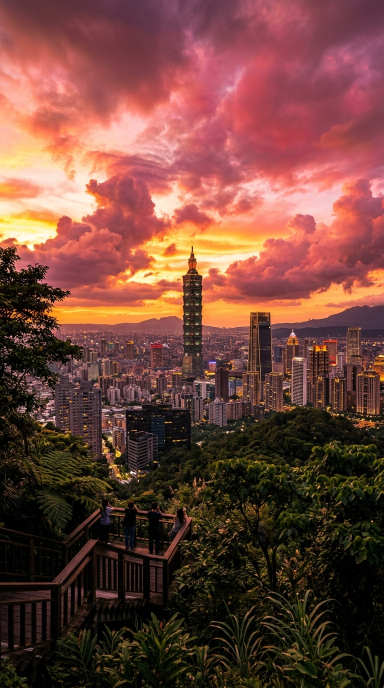
#> input picture assets/epic_sunset.jpg, 768 x 1376 px (shown at 1/2 size)
$ python analyze_sky_ground_truth.py ../assets/epic_sunset.jpg ../assets/epic_sunset.jpg ../assets/epic_sunset.jpg 1.0
#> lines starting #> are read from the running program, lines starting #| are printed output that depends on the picture; after the words box and inside, x2 and y2 are one past the last pixel; in counts of white or black regions, pixels touching at a corner belong together
#!/usr/bin/env python3
"""
analyze_sky_ground_truth.py - Phase 2: 天空光學色彩直方圖分析與真實出景強度量化器
利用 CIELAB / HSV 色彩空間對實況截圖進行天空分割、色相積分與漫射覆蓋率量化

移植自 taipei-skyfire 的暗夜閘門 + 雨天閘門版本。與 taipei-skyfire 的差異：
本專案涵蓋全台任意經緯度機位 (非固定台北)，因此暮光窗口計算需要顯式帶入
lat/lng，不能沿用 taipei-skyfire 那種「只服務台北」的預設值。
"""

import sys
import os
import json
import subprocess
import datetime
import urllib.request

if sys.platform == 'win32':
    try:
        sys.stdout.reconfigure(encoding='utf-8', errors='replace')
        sys.stderr.reconfigure(encoding='utf-8', errors='replace')
    except Exception:
        pass

REPO_ROOT = os.path.join(os.path.dirname(__file__), "..")
TAIPEI_TZ = datetime.timezone(datetime.timedelta(hours=8))

# 正式驗證管線 (auto_validate_capture.yml) 目前固定用這兩台實體攝影機
# (象山看101 / 大稻埕)，座標取自 js/spots-taiwan.js 對應機位。
# 未指定座標時 (例如手動 CLI 呼叫) 回退到這裡。
DEFAULT_STATION_COORDS_BY_SESSION = {
    "sunrise": {"lat": 25.0270, "lng": 121.5702},  # 象山看台北101
    "sunset": {"lat": 25.0569, "lng": 121.5074},   # 大稻埕
}

try:
    from PIL import Image
    import numpy as np
except ImportError:
    Image = None
    np = None


# [34 lines left out: function get_twilight_window, not called in this run]


def apply_night_gate(result, capture_time=None, twilight_window=None):
    """暗夜閘門：暮光窗口外一律強制低分，避免人工光源被誤判為火燒雲。"""
    result["nightGate"] = {"applied": False, "reason": "no capture_time provided"}
    if capture_time is None:
        return result

    try:
        if twilight_window is None:
            result["nightGate"] = {"applied": False, "reason": "no twilight_window provided (need lat/lng)"}
            return result

        window_start, window_end = twilight_window
        if window_start <= capture_time <= window_end:
            result["nightGate"] = {
                "applied": False,
                "reason": "within twilight window",
                "windowStart": window_start.isoformat(),
                "windowEnd": window_end.isoformat()
            }
            return result

        raw_score = result.get("score", 0)
        gated_score = min(raw_score, 12)
        result["nightGate"] = {
            "applied": True,
            "reason": "capture time falls outside the twilight window — "
                      "warm/saturated pixels here are almost certainly artificial "
                      "light (street lamps, boat lights, lanterns), not afterglow",
            "rawScoreBeforeGate": raw_score,
            "rawLevelBeforeGate": result.get("level"),
            "windowStart": window_start.isoformat(),
            "windowEnd": window_end.isoformat()
        }
        result["score"] = gated_score
        result["level"] = "OVERCAST"
        result["badge"] = "暮光窗外 (人工光源判定)"
    except Exception as e:
        result["nightGate"] = {"applied": False, "reason": f"gate check failed, fail-open: {e}"}
        print(f"⚠️ 暗夜閘門檢查失敗，本次不套用: {e}", file=sys.stderr)

    return result


# WMO weathercode：雨/毛毛雨/陣雨/雷雨 (51-67, 80-82, 95-99)
_RAIN_WEATHER_CODES = frozenset([51, 53, 55, 56, 57, 61, 63, 65, 66, 67, 80, 81, 82, 95, 96, 99])


# [89 lines left out: functions fetch_hourly_weather_series, lookup_rain_at, apply_rain_gate, not called in this run]


def classify_score(score):
    """依既有 5 級門檻分類分數，供主流程與各閘門共用，避免各處各自硬編門檻值。"""
    if score >= 82:
        return "EPIC", "史詩級爆發"
    elif score >= 68:
        return "GREAT", "壯麗火燒雲"
    elif score >= 48:
        return "MODERATE", "局部微霞"
    elif score >= 30:
        return "FAINT", "平淡暮光"
    else:
        return "OVERCAST", "陰沉沉寂"


def analyze_image_optics(image_path, capture_time=None, twilight_window=None, rain_series=None, station_coords=None):
    """分析天空區域的火燒雲光學特徵"""
#> called with image_path = '../assets/epic_sunset.jpg'
    if not os.path.exists(image_path) or Image is None:
        return {
            "score": 0,
            "level": "OVERCAST",
            "chromatic_purity": 0,
            "sky_coverage_pct": 0,
            "is_simulated": True
        }

    try:
        img = Image.open(image_path).convert('RGB')
#> img is the input picture: PIL image 768x1376 RGB; mean R, G, B 114.3, 69.2, 59.4
        w, h = img.size
#> w = 768; h = 1376
        target_w = 640
        target_h = int(h * (target_w / w))
#> target_h = 1146
        img = img.resize((target_w, target_h), Image.BILINEAR)
#> img: PIL image 640x1146 RGB

        # 擷取天空 ROI (畫面頂部 65%)
        sky_height = int(target_h * 0.65)
#> sky_height = 744
        sky_crop = img.crop((0, 0, target_w, sky_height))

        pixels = np.array(sky_crop, dtype=np.float32) / 255.0
        total_sky_pixels = sky_crop.width * sky_crop.height
#> total_sky_pixels = 476160

        r = pixels[:, :, 0]
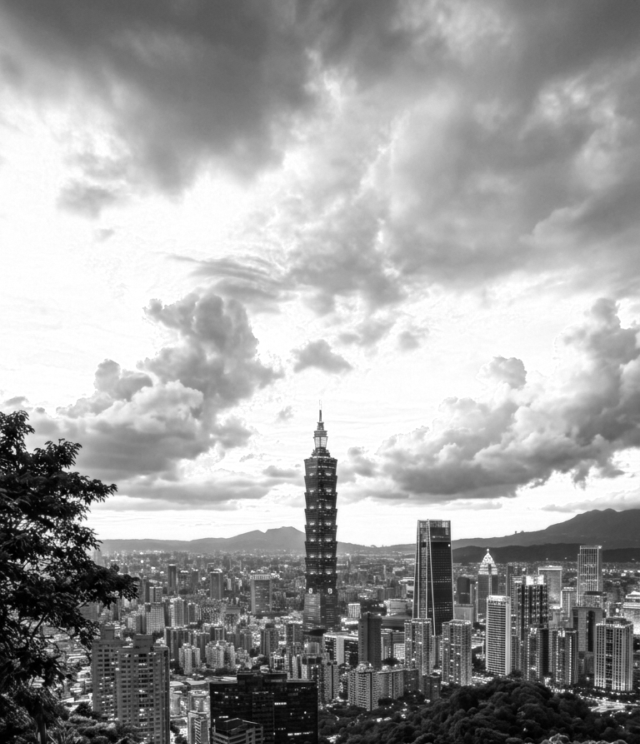
#> r: shape (744, 640) float32; min 0, max 1, mean 0.628
        g = pixels[:, :, 1]
        b = pixels[:, :, 2]

        max_c = np.maximum(np.maximum(r, g), b)
        min_c = np.minimum(np.minimum(r, g), b)
        diff = max_c - min_c + 1e-7
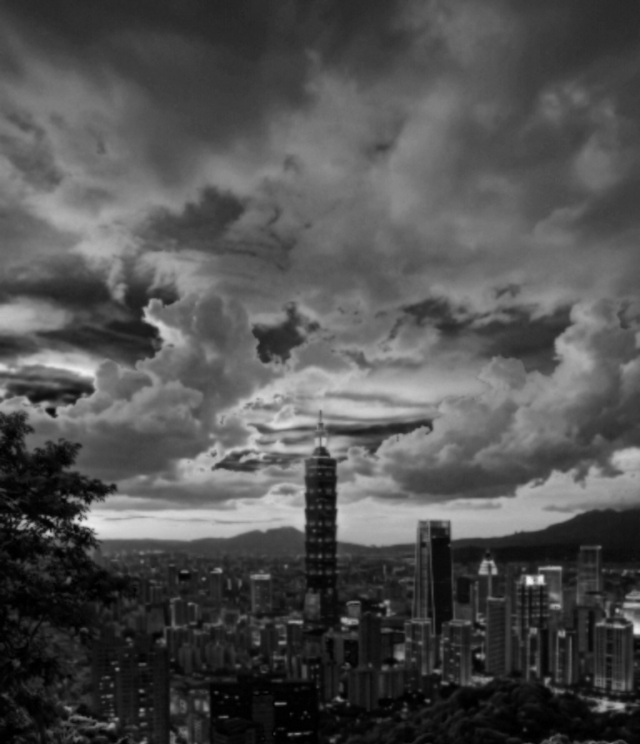
#> diff: shape (744, 640) float32; min 1e-07, max 0.937, mean 0.316

        v = max_c
        s = np.where(max_c == 0, 0, diff / max_c)
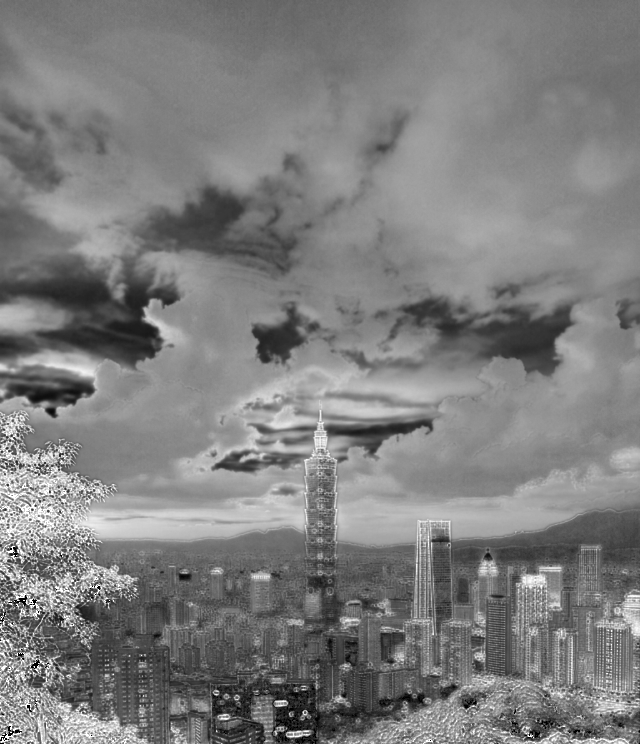
#> s: shape (744, 640) float32; min 0, max 1, mean 0.496

        h_arr = np.zeros_like(r)
        r_mask = (max_c == r)
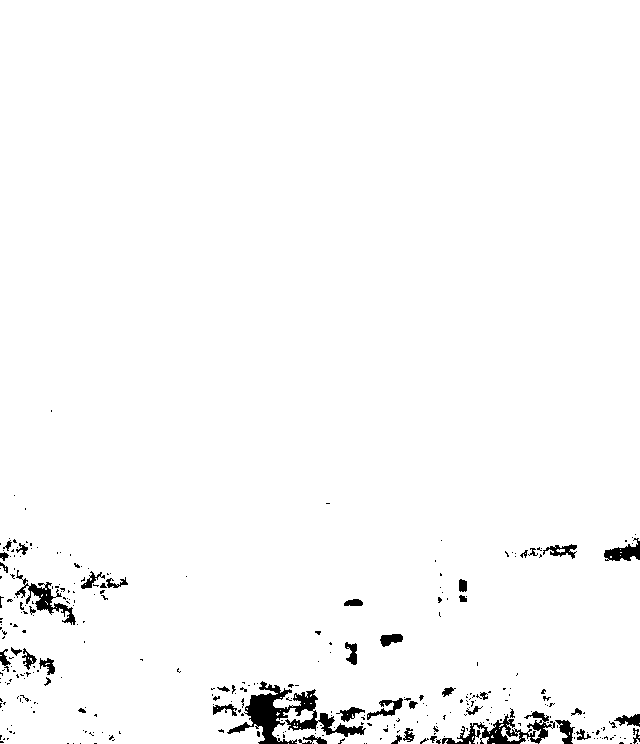
#> r_mask: shape (744, 640) bool; 97.9% white; 322 black regions (274 under 20 px), largest, box (x1, y1, x2, y2) and area: (227, 681, 366, 744) 2616, (442, 711, 555, 744) 1296, (15, 570, 76, 625) 772
        g_mask = (max_c == g) & (~r_mask)
#> g_mask: shape (744, 640) bool; 1.3% white; 286 white regions (247 under 20 px), largest, box (x1, y1, x2, y2) and area: (442, 714, 532, 744) 913, (15, 570, 76, 625) 772, (318, 713, 366, 737) 425
        b_mask = (~r_mask) & (~g_mask)
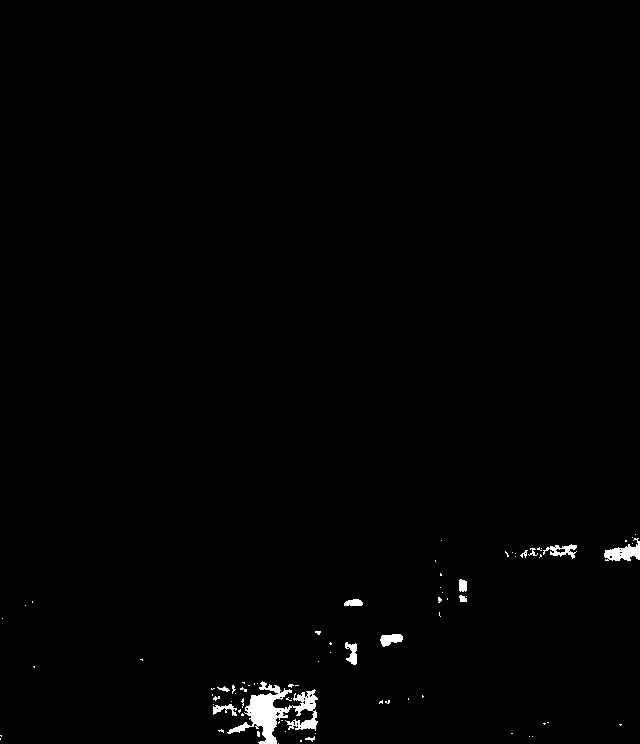
#> b_mask: shape (744, 640) bool; 0.83% white; 81 white regions (67 under 20 px), largest, box (x1, y1, x2, y2) and area: (227, 681, 318, 744) 2067, (604, 538, 640, 561) 435, (543, 544, 577, 559) 225

        h_arr[r_mask] = (60 * ((g[r_mask] - b[r_mask]) / diff[r_mask]) + 360) % 360
        h_arr[g_mask] = (60 * ((b[g_mask] - r[g_mask]) / diff[g_mask]) + 120) % 360
        h_arr[b_mask] = (60 * ((r[b_mask] - g[b_mask]) / diff[b_mask]) + 240) % 360
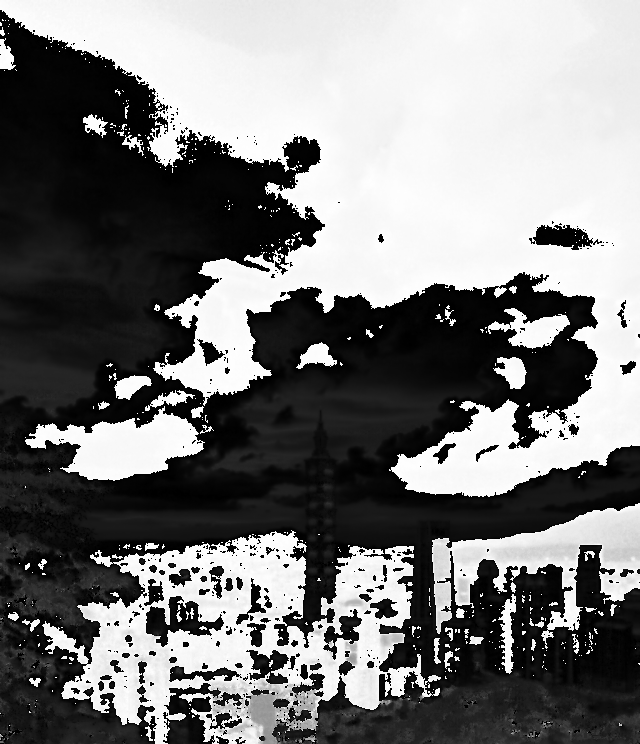
#> h_arr: shape (744, 640) float32; min 0, max 359.6, mean 172.6; drawn with min black and max white

        warm_mask = ((h_arr <= 65) | (h_arr >= 345)) & (s >= 0.22) & (v >= 0.20)
#> warm_mask: shape (744, 640) bool; 77.7% white; 935 black regions (814 under 20 px), largest, box (x1, y1, x2, y2) and area: (199, 638, 640, 744) 23429, (0, 416, 206, 744) 22302, (497, 0, 640, 182) 14471
        vivid_mask = ((h_arr <= 45) | (h_arr >= 350)) & (s >= 0.42) & (v >= 0.30)
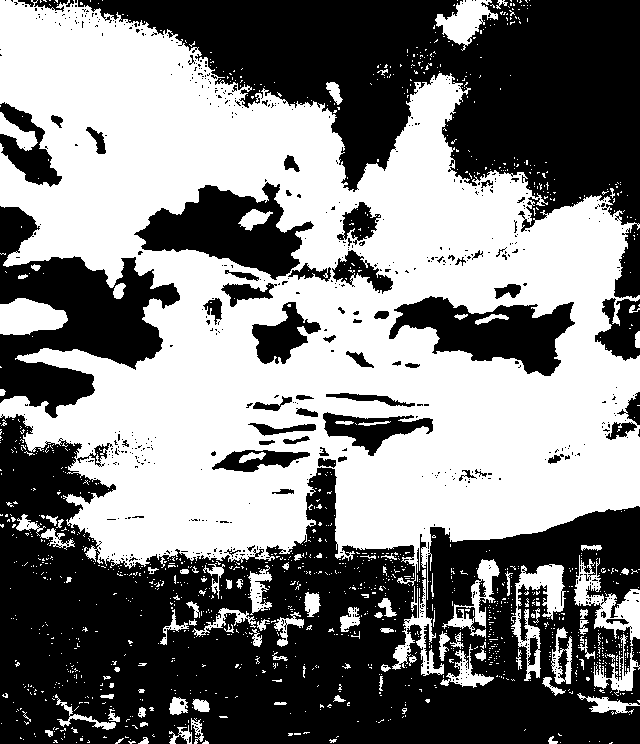
#> vivid_mask: shape (744, 640) bool; 49.9% white; 1365 white regions (1259 under 20 px), largest, box (x1, y1, x2, y2) and area: (0, 0, 640, 600) 212270, (511, 564, 566, 681) 2157, (574, 555, 640, 646) 2057

        warm_pixels_count = np.sum(warm_mask)
#> warm_pixels_count = 369788
        vivid_pixels_count = np.sum(vivid_mask)
#> vivid_pixels_count = 237792

        warm_coverage_pct = (warm_pixels_count / total_sky_pixels) * 100
#> warm_coverage_pct = 77.66
        vivid_coverage_pct = (vivid_pixels_count / total_sky_pixels) * 100
#> vivid_coverage_pct = 49.94

        avg_warm_saturation = float(np.mean(s[warm_mask])) if warm_pixels_count > 0 else 0
#> avg_warm_saturation = 0.515
        avg_warm_brightness = float(np.mean(v[warm_mask])) if warm_pixels_count > 0 else 0
#> avg_warm_brightness = 0.711

        coverage_score = min(45, (warm_coverage_pct / 50.0) * 45)
#> coverage_score = 45
        saturation_score = min(35, (avg_warm_saturation / 0.75) * 35)
#> saturation_score = 24.04
        vivid_bonus = min(20, (vivid_coverage_pct / 20.0) * 20)
#> vivid_bonus = 20

        raw_score = coverage_score + saturation_score + vivid_bonus
#> raw_score = 89.04
        final_score = int(np.clip(np.round(raw_score), 5, 100))
#> final_score = 89
        level, badge = classify_score(final_score)
#> level = 'EPIC'; badge = '史詩級爆發'

        result = {
            "score": final_score,
            "level": level,
            "badge": badge,
            "chromatic_purity": round(avg_warm_saturation * 100, 1),
            "sky_coverage_pct": round(warm_coverage_pct, 1),
            "vivid_coverage_pct": round(vivid_coverage_pct, 1),
            "avg_brightness_pct": round(avg_warm_brightness * 100, 1),
            "is_simulated": False
        }
#> result = {'score': 89, 'level': 'EPIC', 'badge': '史詩級爆發', 'chromatic_purity': 51.5, 'sky_coverage_pct': 77.7, 'vivid_coverage_pct': 49.9, 'avg_brightness_pct': 71.1, 'is_simulated': False}
        result = apply_night_gate(result, capture_time, twilight_window)
#> result = 9 items

        if capture_time is not None:
            coords = station_coords
            if coords is None:
                local = capture_time.astimezone(TAIPEI_TZ)
                session = "sunrise" if local.hour < 12 else "sunset"
                coords = DEFAULT_STATION_COORDS_BY_SESSION.get(session)
            series = rain_series
            if series is None and coords is not None:
                series = fetch_hourly_weather_series(coords["lat"], coords["lng"])
            rain_info = lookup_rain_at(series, capture_time)
            result = apply_rain_gate(result, rain_info)
        else:
            result["rainGate"] = {"applied": False, "reason": "no capture_time provided"}

        return result

    except Exception as e:
        print(f"光學分析失敗: {e}", file=sys.stderr)
        return {
            "score": 10,
            "level": "OVERCAST",
            "badge": "分析異常",
            "error": str(e),
            "is_simulated": True
        }


if __name__ == "__main__":
    if len(sys.argv) < 2:
        print("Usage: python analyze_sky_ground_truth.py <snapshot_path> [captured_at_iso_utc] [lat] [lng]")
        sys.exit(1)

    img_path = sys.argv[1]
    cap_time = None
    if len(sys.argv) > 2:
        try:
            cap_time = datetime.datetime.fromisoformat(sys.argv[2].replace("Z", "+00:00"))
        except Exception as e:
            print(f"⚠️ 無法解析 captured_at 參數 '{sys.argv[2]}'，暗夜/雨天閘門將不套用: {e}", file=sys.stderr)

    coords = None
    if len(sys.argv) > 4:
        try:
            coords = {"lat": float(sys.argv[3]), "lng": float(sys.argv[4])}
        except Exception as e:
            print(f"⚠️ 無法解析座標參數 '{sys.argv[3]},{sys.argv[4]}': {e}", file=sys.stderr)

    twilight_window = None
    if cap_time is not None:
        try:
            local = cap_time.astimezone(TAIPEI_TZ)
            session = "sunrise" if local.hour < 12 else "sunset"
            date_str = local.strftime("%Y-%m-%d")
            use_coords = coords or DEFAULT_STATION_COORDS_BY_SESSION.get(session)
            twilight_window = get_twilight_window(date_str, session, use_coords["lat"], use_coords["lng"])
        except Exception as e:
            print(f"⚠️ 暮光窗口計算失敗，暗夜閘門將不套用: {e}", file=sys.stderr)

    result = analyze_image_optics(img_path, capture_time=cap_time, twilight_window=twilight_window, station_coords=coords)
#> result = 10 items
    print(json.dumps(result, ensure_ascii=False, indent=2))
#> (printed output is left out)
